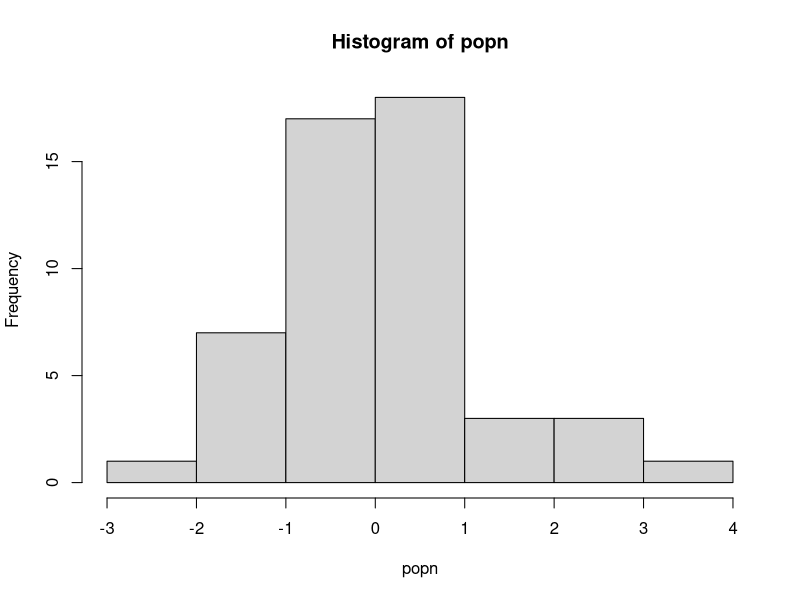

The R source for this figure:
#!/usr/bin/env R

### Script that demonstrates use of the try() function

# delete everything
rm(list=ls(all=TRUE))

doit <- function(x) {
  
  temp_x <- sample(x, replace = TRUE) #by default number of samples = number of x
  #replace = true means you don't remove the number from x after it's chosen for the sample, 
  #so the same number can be chosen twice (this is how you will get duplicates in your sample)
  
  if (length(unique(temp_x)) > 30) { #only take mean if sample was sufficient (ie. not too many repeats)
    print(paste("Mean of this sample was:", as.character(mean(temp_x))))
  }
  else {
    stop("Couldn't calculate mean: too few unique values!")
  }
}

popn <- rnorm(50)
#very unlikely that these numbers generated will be the same, but when you sample from them 
#in the doit function, the same one could be chosen twice

hist(popn)

result <- lapply(1:15, function(i) try(doit(popn), FALSE)) # silent=F ie. don't suppress error messages
